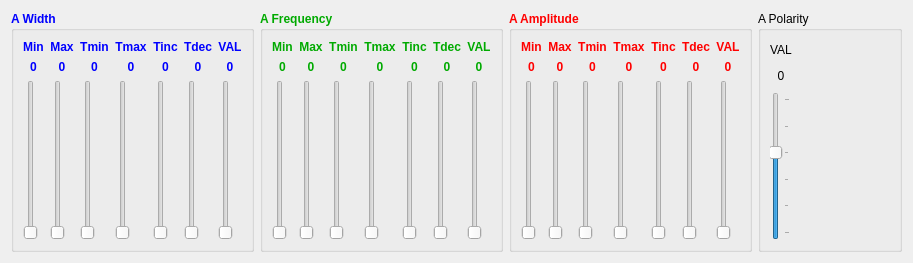
          <widget class="QWidget" name="scrollAreaWidgetContents_A">
           <property name="geometry">
            <rect>
             <x>0</x>
             <y>0</y>
             <width>913</width>
             <height>263</height>
            </rect>
           </property>
           <layout class="QGridLayout" name="gridLayout_ScrollArea_A">
            <item row="0" column="1">
             <widget class="QGroupBox" name="groupBox_A_Freq">
              <property name="palette">
               <palette>
                <active>
                 <colorrole role="WindowText">
                  <brush brushstyle="SolidPattern">
                   <color alpha="255">
                    <red>0</red>
                    <green>170</green>
                    <blue>0</blue>
                   </color>
                  </brush>
                 </colorrole>
                </active>
                <inactive>
                 <colorrole role="WindowText">
                  <brush brushstyle="SolidPattern">
                   <color alpha="255">
                    <red>0</red>
                    <green>170</green>
                    <blue>0</blue>
                   </color>
                  </brush>
                 </colorrole>
                </inactive>
                <disabled>
                 <colorrole role="WindowText">
                  <brush brushstyle="SolidPattern">
                   <color alpha="255">
                    <red>120</red>
                    <green>120</green>
                    <blue>120</blue>
                   </color>
                  </brush>
                 </colorrole>
                </disabled>
               </palette>
              </property>
              <property name="font">
               <font>
                <weight>75</weight>
                <bold>true</bold>
               </font>
              </property>
              <property name="title">
               <string>A Frequency</string>
              </property>
              <layout class="QGridLayout" name="gridLayout_A_Freq">
               <item row="1" column="5">
                <widget class="QLabel" name="value_A_Freq_Tdec">
                 <property name="text">
                  <string>0</string>
                 </property>
                 <property name="alignment">
                  <set>Qt::AlignCenter</set>
                 </property>
                </widget>
               </item>
               <item row="2" column="2">
                <widget class="QSlider" name="verticalSlider_A_Freq_Tmin">
                 <property name="maximum">
                  <number>255</number>
                 </property>
                 <property name="orientation">
                  <enum>Qt::Vertical</enum>
                 </property>
                </widget>
               </item>
               <item row="0" column="4">
                <widget class="QLabel" name="label_A_Freq_Tinc">
                 <property name="text">
                  <string>Tinc</string>
                 </property>
                 <property name="alignment">
                  <set>Qt::AlignCenter</set>
                 </property>
                </widget>
               </item>
               <item row="1" column="1">
                <widget class="QLabel" name="value_A_Freq_Max">
                 <property name="text">
                  <string>0</string>
                 </property>
                 <property name="alignment">
                  <set>Qt::AlignCenter</set>
                 </property>
                </widget>
               </item>
               <item row="0" column="0">
                <widget class="QLabel" name="label_A_Freq_Min">
                 <property name="text">
                  <string>Min</string>
                 </property>
                 <property name="alignment">
                  <set>Qt::AlignCenter</set>
                 </property>
                </widget>
               </item>
               <item row="2" column="0">
                <widget class="QSlider" name="verticalSlider_A_Freq_Min">
                 <property name="maximum">
                  <number>255</number>
                 </property>
                 <property name="orientation">
                  <enum>Qt::Vertical</enum>
                 </property>
                </widget>
               </item>
               <item row="1" column="0">
                <widget class="QLabel" name="value_A_Freq_Min">
                 <property name="text">
                  <string>0</string>
                 </property>
                 <property name="alignment">
                  <set>Qt::AlignCenter</set>
                 </property>
                </widget>
               </item>
               <item row="2" column="5">
                <widget class="QSlider" name="verticalSlider_A_Freq_Tdec">
                 <property name="maximum">
                  <number>255</number>
                 </property>
                 <property name="orientation">
                  <enum>Qt::Vertical</enum>
                 </property>
                </widget>
               </item>
               <item row="0" column="2">
                <widget class="QLabel" name="label_A_Freq_Tmin">
                 <property name="text">
                  <string>Tmin</string>
                 </property>
                 <property name="alignment">
                  <set>Qt::AlignCenter</set>
                 </property>
                </widget>
               </item>
               <item row="0" column="1">
                <widget class="QLabel" name="label_A_Freq_Max">
                 <property name="text">
                  <string>Max</string>
                 </property>
                 <property name="alignment">
                  <set>Qt::AlignCenter</set>
                 </property>
                </widget>
               </item>
               <item row="2" column="3">
                <widget class="QSlider" name="verticalSlider_A_Freq_Tmax">
                 <property name="maximum">
                  <number>255</number>
                 </property>
                 <property name="orientation">
                  <enum>Qt::Vertical</enum>
                 </property>
                </widget>
               </item>
               <item row="1" column="2">
                <widget class="QLabel" name="value_A_Freq_Tmin">
                 <property name="text">
                  <string>0</string>
                 </property>
                 <property name="alignment">
                  <set>Qt::AlignCenter</set>
                 </property>
                </widget>
               </item>
               <item row="0" column="5">
                <widget class="QLabel" name="label_A_Freq_Tdec">
                 <property name="text">
                  <string>Tdec</string>
                 </property>
                 <property name="alignment">
                  <set>Qt::AlignCenter</set>
                 </property>
                </widget>
               </item>
               <item row="1" column="3">
                <widget class="QLabel" name="value_A_Freq_Tmax">
                 <property name="text">
                  <string>0</string>
                 </property>
                 <property name="alignment">
                  <set>Qt::AlignCenter</set>
                 </property>
                </widget>
               </item>
               <item row="2" column="1">
                <widget class="QSlider" name="verticalSlider_A_Freq_Max">
                 <property name="maximum">
                  <number>255</number>
                 </property>
                 <property name="orientation">
                  <enum>Qt::Vertical</enum>
                 </property>
                </widget>
               </item>
               <item row="1" column="4">
                <widget class="QLabel" name="value_A_Freq_Tinc">
                 <property name="text">
                  <string>0</string>
                 </property>
                 <property name="alignment">
                  <set>Qt::AlignCenter</set>
                 </property>
                </widget>
               </item>
               <item row="2" column="4">
                <widget class="QSlider" name="verticalSlider_A_Freq_Tinc">
                 <property name="maximum">
                  <number>255</number>
                 </property>
                 <property name="orientation">
                  <enum>Qt::Vertical</enum>
                 </property>
                </widget>
               </item>
               <item row="0" column="3">
                <widget class="QLabel" name="label_A_Freq_Tmax">
                 <property name="text">
                  <string>Tmax</string>
                 </property>
                 <property name="alignment">
                  <set>Qt::AlignCenter</set>
                 </property>
                </widget>
               </item>
               <item row="0" column="6">
                <widget class="QLabel" name="label_A_Freq_Val">
                 <property name="text">
                  <string>VAL</string>
                 </property>
                 <property name="alignment">
                  <set>Qt::AlignCenter</set>
                 </property>
                </widget>
               </item>
               <item row="1" column="6">
                <widget class="QLabel" name="value_A_Freq_Val">
                 <property name="text">
                  <string>0</string>
                 </property>
                 <property name="alignment">
                  <set>Qt::AlignCenter</set>
                 </property>
                </widget>
               </item>
               <item row="2" column="6">
                <widget class="QSlider" name="verticalSlider_A_Freq_Val">
                 <property name="maximum">
                  <number>255</number>
                 </property>
                 <property name="orientation">
                  <enum>Qt::Vertical</enum>
                 </property>
                </widget>
               </item>
              </layout>
             </widget>
            </item>
            <item row="0" column="3">
             <widget class="QGroupBox" name="groupBox_A_Pol">
              <property name="title">
               <string>A Polarity</string>
              </property>
              <layout class="QGridLayout" name="gridLayout">
               <item row="1" column="0">
                <widget class="QLabel" name="value_A_Pol_Val">
                 <property name="text">
                  <string>0</string>
                 </property>
                 <property name="alignment">
                  <set>Qt::AlignCenter</set>
                 </property>
                </widget>
               </item>
               <item row="2" column="0" rowspan="6">
                <widget class="QSlider" name="verticalSlider_A_Pol_Val">
                 <property name="maximum">
                  <number>5</number>
                 </property>
                 <property name="pageStep">
                  <number>1</number>
                 </property>
                 <property name="sliderPosition">
                  <number>3</number>
                 </property>
                 <property name="orientation">
                  <enum>Qt::Vertical</enum>
                 </property>
                 <property name="tickPosition">
                  <enum>QSlider::TicksBelow</enum>
                 </property>
                </widget>
               </item>
               <item row="7" column="1">
                <widget class="QLabel" name="label_A_Pol_0">
                 <property name="text">
                  <string/>
                 </property>
                 <property name="pixmap">
                  <pixmap resource="resources.qrc">:/resources/pol0.png</pixmap>
                 </property>
                </widget>
               </item>
               <item row="2" column="1">
                <widget class="QLabel" name="label_A_Pol_5">
                 <property name="text">
                  <string/>
                 </property>
                 <property name="pixmap">
                  <pixmap resource="resources.qrc">:/resources/pol5.png</pixmap>
                 </property>
                </widget>
               </item>
               <item row="5" column="1">
                <widget class="QLabel" name="label_A_Pol_2">
                 <property name="text">
                  <string/>
                 </property>
                 <property name="pixmap">
                  <pixmap resource="resources.qrc">:/resources/pol2.png</pixmap>
                 </property>
                </widget>
               </item>
               <item row="0" column="0">
                <widget class="QLabel" name="label_A_Pol_Val">
                 <property name="text">
                  <string>VAL</string>
                 </property>
                </widget>
               </item>
               <item row="4" column="1">
                <widget class="QLabel" name="label_A_Pol_3">
                 <property name="text">
                  <string/>
                 </property>
                 <property name="pixmap">
                  <pixmap resource="resources.qrc">:/resources/pol3.png</pixmap>
                 </property>
                </widget>
               </item>
               <item row="6" column="1">
                <widget class="QLabel" name="label_A_Pol_1">
                 <property name="text">
                  <string/>
                 </property>
                 <property name="pixmap">
                  <pixmap resource="resources.qrc">:/resources/pol1.png</pixmap>
                 </property>
                </widget>
               </item>
               <item row="3" column="1">
                <widget class="QLabel" name="label_A_Pol_4">
                 <property name="text">
                  <string/>
                 </property>
                 <property name="pixmap">
                  <pixmap resource="resources.qrc">:/resources/pol4.png</pixmap>
                 </property>
                </widget>
               </item>
              </layout>
             </widget>
            </item>
            <item row="0" column="0">
             <widget class="QGroupBox" name="groupBox_A_Width">
              <property name="palette">
               <palette>
                <active>
                 <colorrole role="WindowText">
                  <brush brushstyle="SolidPattern">
                   <color alpha="255">
                    <red>0</red>
                    <green>0</green>
                    <blue>255</blue>
                   </color>
                  </brush>
                 </colorrole>
                </active>
                <inactive>
                 <colorrole role="WindowText">
                  <brush brushstyle="SolidPattern">
                   <color alpha="255">
                    <red>0</red>
                    <green>0</green>
                    <blue>255</blue>
                   </color>
                  </brush>
                 </colorrole>
                </inactive>
                <disabled>
                 <colorrole role="WindowText">
                  <brush brushstyle="SolidPattern">
                   <color alpha="255">
                    <red>120</red>
                    <green>120</green>
                    <blue>120</blue>
                   </color>
                  </brush>
                 </colorrole>
                </disabled>
               </palette>
              </property>
              <property name="font">
               <font>
                <weight>75</weight>
                <bold>true</bold>
               </font>
              </property>
              <property name="title">
               <string>A Width</string>
              </property>
              <layout class="QGridLayout" name="gridLayout_A_Width">
               <item row="0" column="4">
                <widget class="QLabel" name="label_A_Width_Tinc">
                 <property name="text">
                  <string>Tinc</string>
                 </property>
                 <property name="alignment">
                  <set>Qt::AlignCenter</set>
                 </property>
                </widget>
               </item>
               <item row="1" column="5">
                <widget class="QLabel" name="value_A_Width_Tdec">
                 <property name="text">
                  <string>0</string>
                 </property>
                 <property name="alignment">
                  <set>Qt::AlignCenter</set>
                 </property>
                </widget>
               </item>
               <item row="1" column="2">
                <widget class="QLabel" name="value_A_Width_Tmin">
                 <property name="text">
                  <string>0</string>
                 </property>
                 <property name="alignment">
                  <set>Qt::AlignCenter</set>
                 </property>
                </widget>
               </item>
               <item row="2" column="4">
                <widget class="QSlider" name="verticalSlider_A_Width_Tinc">
                 <property name="maximum">
                  <number>255</number>
                 </property>
                 <property name="orientation">
                  <enum>Qt::Vertical</enum>
                 </property>
                </widget>
               </item>
               <item row="0" column="5">
                <widget class="QLabel" name="label_A_Width_Tdec">
                 <property name="text">
                  <string>Tdec</string>
                 </property>
                 <property name="alignment">
                  <set>Qt::AlignCenter</set>
                 </property>
                </widget>
               </item>
               <item row="1" column="1">
                <widget class="QLabel" name="value_A_Width_Max">
                 <property name="text">
                  <string>0</string>
                 </property>
                 <property name="alignment">
                  <set>Qt::AlignCenter</set>
                 </property>
                </widget>
               </item>
               <item row="0" column="2">
                <widget class="QLabel" name="label_A_Width_Tmin">
                 <property name="text">
                  <string>Tmin</string>
                 </property>
                 <property name="alignment">
                  <set>Qt::AlignCenter</set>
                 </property>
                </widget>
               </item>
               <item row="0" column="3">
                <widget class="QLabel" name="label_A_Width_Tmax">
                 <property name="text">
                  <string>Tmax</string>
                 </property>
                 <property name="alignment">
                  <set>Qt::AlignCenter</set>
                 </property>
                </widget>
               </item>
               <item row="0" column="1">
                <widget class="QLabel" name="label_A_Width_Max">
                 <property name="text">
                  <string>Max</string>
                 </property>
                 <property name="alignment">
                  <set>Qt::AlignCenter</set>
                 </property>
                </widget>
               </item>
               <item row="1" column="6">
                <widget class="QLabel" name="value_A_Width_Val">
                 <property name="text">
                  <string>0</string>
                 </property>
                 <property name="alignment">
                  <set>Qt::AlignCenter</set>
                 </property>
                </widget>
               </item>
               <item row="2" column="2">
                <widget class="QSlider" name="verticalSlider_A_Width_Tmin">
                 <property name="maximum">
                  <number>255</number>
                 </property>
                 <property name="orientation">
                  <enum>Qt::Vertical</enum>
                 </property>
                </widget>
               </item>
               <item row="1" column="0">
                <widget class="QLabel" name="value_A_Width_Min">
                 <property name="text">
                  <string>0</string>
                 </property>
                 <property name="alignment">
                  <set>Qt::AlignCenter</set>
                 </property>
                </widget>
               </item>
               <item row="1" column="4">
                <widget class="QLabel" name="value_A_Width_Tinc">
                 <property name="text">
                  <string>0</string>
                 </property>
                 <property name="alignment">
                  <set>Qt::AlignCenter</set>
                 </property>
                </widget>
               </item>
               <item row="0" column="0">
                <widget class="QLabel" name="label_A_Width_Min">
                 <property name="text">
                  <string>Min</string>
                 </property>
                 <property name="alignment">
                  <set>Qt::AlignCenter</set>
                 </property>
                </widget>
               </item>
               <item row="2" column="3">
                <widget class="QSlider" name="verticalSlider_A_Width_Tmax">
                 <property name="maximum">
                  <number>255</number>
                 </property>
                 <property name="orientation">
                  <enum>Qt::Vertical</enum>
                 </property>
                </widget>
               </item>
               <item row="2" column="5">
                <widget class="QSlider" name="verticalSlider_A_Width_Tdec">
                 <property name="maximum">
                  <number>255</number>
                 </property>
                 <property name="orientation">
                  <enum>Qt::Vertical</enum>
                 </property>
                </widget>
               </item>
               <item row="1" column="3">
                <widget class="QLabel" name="value_A_Width_Tmax">
                 <property name="text">
                  <string>0</string>
                 </property>
                 <property name="alignment">
                  <set>Qt::AlignCenter</set>
                 </property>
                </widget>
               </item>
               <item row="2" column="1">
                <widget class="QSlider" name="verticalSlider_A_Width_Max">
                 <property name="maximum">
                  <number>255</number>
                 </property>
                 <property name="orientation">
                  <enum>Qt::Vertical</enum>
                 </property>
                </widget>
               </item>
               <item row="2" column="0">
                <widget class="QSlider" name="verticalSlider_A_Width_Min">
                 <property name="maximum">
                  <number>255</number>
                 </property>
                 <property name="orientation">
                  <enum>Qt::Vertical</enum>
                 </property>
                </widget>
               </item>
               <item row="0" column="6">
                <widget class="QLabel" name="label_A_Width_Val">
                 <property name="text">
                  <string>VAL</string>
                 </property>
                 <property name="alignment">
                  <set>Qt::AlignCenter</set>
                 </property>
                </widget>
               </item>
               <item row="2" column="6">
                <widget class="QSlider" name="verticalSlider_A_Width_Val">
                 <property name="maximum">
                  <number>255</number>
                 </property>
                 <property name="orientation">
                  <enum>Qt::Vertical</enum>
                 </property>
                </widget>
               </item>
              </layout>
             </widget>
            </item>
            <item row="0" column="2">
             <widget class="QGroupBox" name="groupBox_A_Ampli">
              <property name="palette">
               <palette>
                <active>
                 <colorrole role="WindowText">
                  <brush brushstyle="SolidPattern">
                   <color alpha="255">
                    <red>255</red>
                    <green>0</green>
                    <blue>0</blue>
                   </color>
                  </brush>
                 </colorrole>
                </active>
                <inactive>
                 <colorrole role="WindowText">
                  <brush brushstyle="SolidPattern">
                   <color alpha="255">
                    <red>255</red>
                    <green>0</green>
                    <blue>0</blue>
                   </color>
                  </brush>
                 </colorrole>
                </inactive>
                <disabled>
                 <colorrole role="WindowText">
                  <brush brushstyle="SolidPattern">
                   <color alpha="255">
                    <red>120</red>
                    <green>120</green>
                    <blue>120</blue>
                   </color>
                  </brush>
                 </colorrole>
                </disabled>
               </palette>
              </property>
              <property name="font">
               <font>
                <weight>75</weight>
                <bold>true</bold>
               </font>
              </property>
              <property name="title">
               <string>A Amplitude</string>
              </property>
              <layout class="QGridLayout" name="gridLayout_A_Ampli">
               <item row="0" column="1">
                <widget class="QLabel" name="label_A_Ampli_Max">
                 <property name="text">
                  <string>Max</string>
                 </property>
                 <property name="alignment">
                  <set>Qt::AlignCenter</set>
                 </property>
                </widget>
               </item>
               <item row="1" column="4">
                <widget class="QLabel" name="value_A_Ampli_Tinc">
                 <property name="text">
                  <string>0</string>
                 </property>
                 <property name="alignment">
                  <set>Qt::AlignCenter</set>
                 </property>
                </widget>
               </item>
               <item row="0" column="0">
                <widget class="QLabel" name="label_A_Ampli_Min">
                 <property name="text">
                  <string>Min</string>
                 </property>
                 <property name="alignment">
                  <set>Qt::AlignCenter</set>
                 </property>
                </widget>
               </item>
               <item row="0" column="3">
                <widget class="QLabel" name="label_A_Ampli_Tmax">
                 <property name="text">
                  <string>Tmax</string>
                 </property>
                 <property name="alignment">
                  <set>Qt::AlignCenter</set>
                 </property>
                </widget>
               </item>
               <item row="2" column="1">
                <widget class="QSlider" name="verticalSlider_A_Ampli_Max">
                 <property name="maximum">
                  <number>255</number>
                 </property>
                 <property name="orientation">
                  <enum>Qt::Vertical</enum>
                 </property>
                </widget>
               </item>
               <item row="2" column="0">
                <widget class="QSlider" name="verticalSlider_A_Ampli_Min">
                 <property name="maximum">
                  <number>255</number>
                 </property>
                 <property name="orientation">
                  <enum>Qt::Vertical</enum>
                 </property>
                </widget>
               </item>
               <item row="2" column="4">
                <widget class="QSlider" name="verticalSlider_A_Ampli_Tinc">
                 <property name="maximum">
                  <number>255</number>
                 </property>
                 <property name="orientation">
                  <enum>Qt::Vertical</enum>
                 </property>
                </widget>
               </item>
               <item row="2" column="3">
                <widget class="QSlider" name="verticalSlider_A_Ampli_Tmax">
                 <property name="maximum">
                  <number>255</number>
                 </property>
                 <property name="orientation">
                  <enum>Qt::Vertical</enum>
                 </property>
                </widget>
               </item>
               <item row="1" column="2">
                <widget class="QLabel" name="value_A_Ampli_Tmin">
                 <property name="text">
                  <string>0</string>
                 </property>
                 <property name="alignment">
                  <set>Qt::AlignCenter</set>
                 </property>
                </widget>
               </item>
               <item row="1" column="0">
                <widget class="QLabel" name="value_A_Ampli_Min">
                 <property name="text">
                  <string>0</string>
                 </property>
                 <property name="alignment">
                  <set>Qt::AlignCenter</set>
                 </property>
                </widget>
               </item>
               <item row="1" column="3">
                <widget class="QLabel" name="value_A_Ampli_Tmax">
                 <property name="text">
                  <string>0</string>
                 </property>
                 <property name="alignment">
                  <set>Qt::AlignCenter</set>
                 </property>
                </widget>
               </item>
               <item row="2" column="5">
                <widget class="QSlider" name="verticalSlider_A_Ampli_Tdec">
                 <property name="maximum">
                  <number>255</number>
                 </property>
                 <property name="orientation">
                  <enum>Qt::Vertical</enum>
                 </property>
                </widget>
               </item>
               <item row="1" column="1">
                <widget class="QLabel" name="value_A_Ampli_Max">
                 <property name="text">
                  <string>0</string>
                 </property>
                 <property name="alignment">
                  <set>Qt::AlignCenter</set>
                 </property>
                </widget>
               </item>
               <item row="0" column="2">
                <widget class="QLabel" name="label_A_Ampli_Tmin">
                 <property name="text">
                  <string>Tmin</string>
                 </property>
                 <property name="alignment">
                  <set>Qt::AlignCenter</set>
                 </property>
                </widget>
               </item>
               <item row="0" column="5">
                <widget class="QLabel" name="label_A_Ampli_Tdec">
                 <property name="text">
                  <string>Tdec</string>
                 </property>
                 <property name="alignment">
                  <set>Qt::AlignCenter</set>
                 </property>
                </widget>
               </item>
               <item row="2" column="2">
                <widget class="QSlider" name="verticalSlider_A_Ampli_Tmin">
                 <property name="maximum">
                  <number>255</number>
                 </property>
                 <property name="orientation">
                  <enum>Qt::Vertical</enum>
                 </property>
                </widget>
               </item>
               <item row="1" column="5">
                <widget class="QLabel" name="value_A_Ampli_Tdec">
                 <property name="text">
                  <string>0</string>
                 </property>
                 <property name="alignment">
                  <set>Qt::AlignCenter</set>
                 </property>
                </widget>
               </item>
               <item row="0" column="4">
                <widget class="QLabel" name="label_A_Ampli_Tinc">
                 <property name="text">
                  <string>Tinc</string>
                 </property>
                 <property name="alignment">
                  <set>Qt::AlignCenter</set>
                 </property>
                </widget>
               </item>
               <item row="0" column="6">
                <widget class="QLabel" name="label_A_Ampli_Val">
                 <property name="text">
                  <string>VAL</string>
                 </property>
                 <property name="alignment">
                  <set>Qt::AlignCenter</set>
                 </property>
                </widget>
               </item>
               <item row="1" column="6">
                <widget class="QLabel" name="value_A_Ampli_Val">
                 <property name="text">
                  <string>0</string>
                 </property>
                 <property name="alignment">
                  <set>Qt::AlignCenter</set>
                 </property>
                </widget>
               </item>
               <item row="2" column="6">
                <widget class="QSlider" name="verticalSlider_A_Ampli_Val">
                 <property name="maximum">
                  <number>255</number>
                 </property>
                 <property name="orientation">
                  <enum>Qt::Vertical</enum>
                 </property>
                </widget>
               </item>
              </layout>
             </widget>
            </item>
           </layout>
          </widget>
